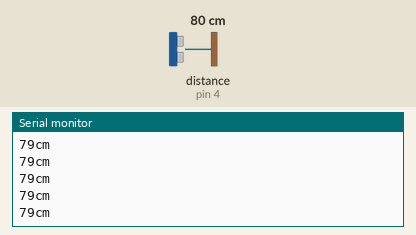
Simulated run of this sketch. Board: Arduino Uno, built with avr-gcc and run on an emulated ATmega328P. Parts: the last lines printed to the serial monitor. Wiring (inferred from the names in the program): ultrasonic range finder: trigger pin 5; echo pin 4. The test bench sets the inputs (shaded band); at power-on: distance to the obstacle (sensor on pin 4) 80 cm. The echo pulse lasts 58.3 µs per cm.

Above: at 1.2 s.
1.3 s: distance to the obstacle (sensor on pin 4) set to 2 cm
At 1.71 s:
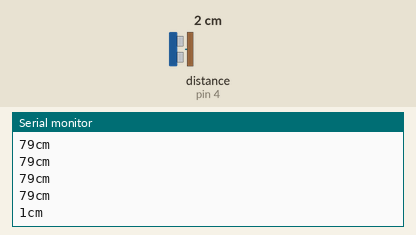
2.8 s: distance to the obstacle (sensor on pin 4) set to 4 cm
At 2.97 s:
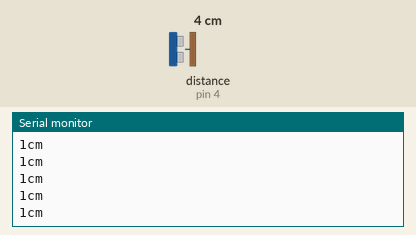
Timing chart, 0 to 5.8 s (numbered marks = the images above; inputs shaded):
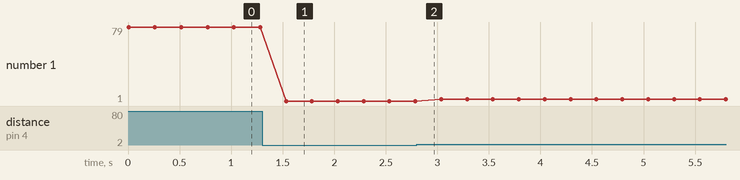

Measured:
- after the input at 1.3 s, the serial monitor: prints a new line after 0.23 s (image 1)
- plotted number 1: 79 → 1 after the input at 1.3 s, 1 → 3 after the input at 2.8 s

The sketch:

UltraSonic.ino
```cpp
int trigPin = 5;            // Trigger
int echoPin = 4;            // Echo
long duration, cm;


void setup() {

  Serial.begin (9600);      //Serial Port begin

  pinMode(trigPin, OUTPUT); // Посылает ультразвуковой сигнал
  pinMode(echoPin, INPUT);  // Принимает сигнал
}


void loop() {

  digitalWrite(trigPin, LOW);  // Give a short LOW pulse beforehand to ensure a clean HIGH pulse:
  delayMicroseconds(2);
  digitalWrite(trigPin, HIGH); // The sensor is triggered by a HIGH pulse of 10 or more microseconds.
  delayMicroseconds(10);
  digitalWrite(trigPin, LOW);


  // duration is the time (in microseconds) from the sending  of the ping to the reception of its echo off of an object.
  // продолжительность - сколько времени прошло с того момента как отослали сигнал(Trig) и когда его получили(echo) в микросекундах

  duration = pulseIn(echoPin, HIGH);    // Read the signal from the sensor: a HIGH pulse whose

  // Convert the time into a distance
  cm = (duration/2) * 0.0343;     // distance = (traveltime/2) x speed of sound     (343m/s = 0.0343 cm/uS = 1/29.1 cm/uS)

  Serial.print(cm);
  Serial.print("cm");
  Serial.println();
  delay(250);
}
```
